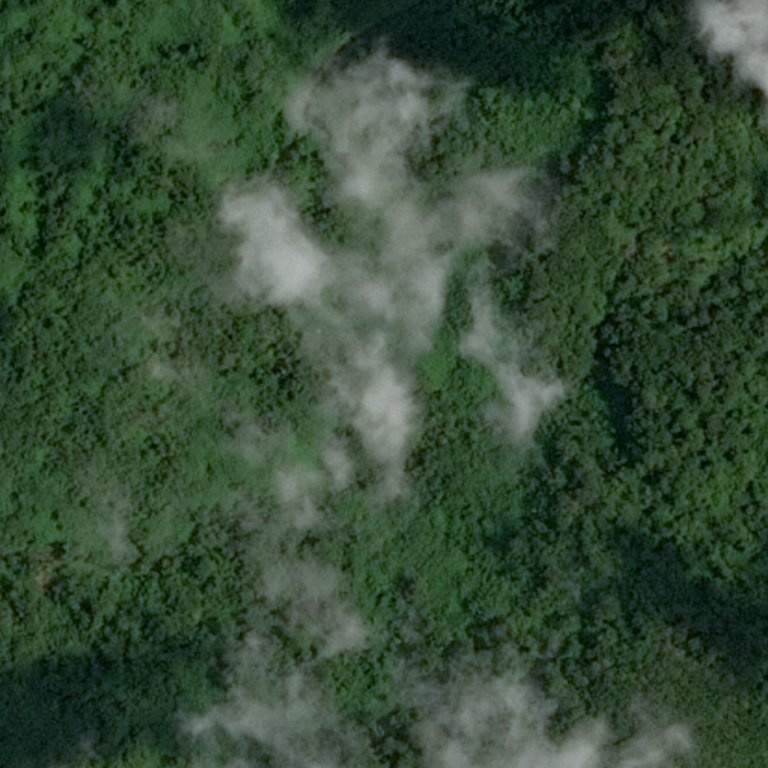
#> input picture HW_3/desert_forest/test_image_00.jpg, 768 x 768 px
$ jupyter execute homework_3.ipynb
#> lines starting #> are read from the running program, lines starting #| are printed output that depends on the picture; after the words box and inside, x2 and y2 are one past the last pixel; in counts of white or black regions, pixels touching at a corner belong together
# Homework 3

# Задача №1 - Лес или пустыня?

Часто при анализе изображений местности необходимо понять ее характер. В частности, если определить, что на изображении преобладет вода, то имеет смысл искать корабли на таком изображении. Если на картинке густой лес, то, возможно, это не лучшая зона для посадки дрона или беспилотника.

Ваша задача - написать программу, которая будет отличать лес от пустыни. В приложении можно найти реальные спутниковые снимки лесов и пустынь.

Примеры изображений:
<table><tr>
    <td>  </td>
    <td>  </td>
</tr></table>

[cell 1]
# Ваш код
import cv2
import numpy as np
import matplotlib.pyplot as plt

def classify_image(image_path):
#> called with image_path = 'desert_forest/test_image_00.jpg'
    image = cv2.imread(image_path)
#> image is the input picture: shape (768, 768, 3); mean B, G, R 54, 75.5, 54
    hsv_image = cv2.cvtColor(image, cv2.COLOR_BGR2HSV)
#> hsv_image: shape (768, 768, 3); mean H, S, V 61, 95.5, 75.5

    # диапазоны для классов местонсти
    forest_masks = cv2.inRange(hsv_image, np.array([20, 20, 20]), np.array([100, 255, 255]))
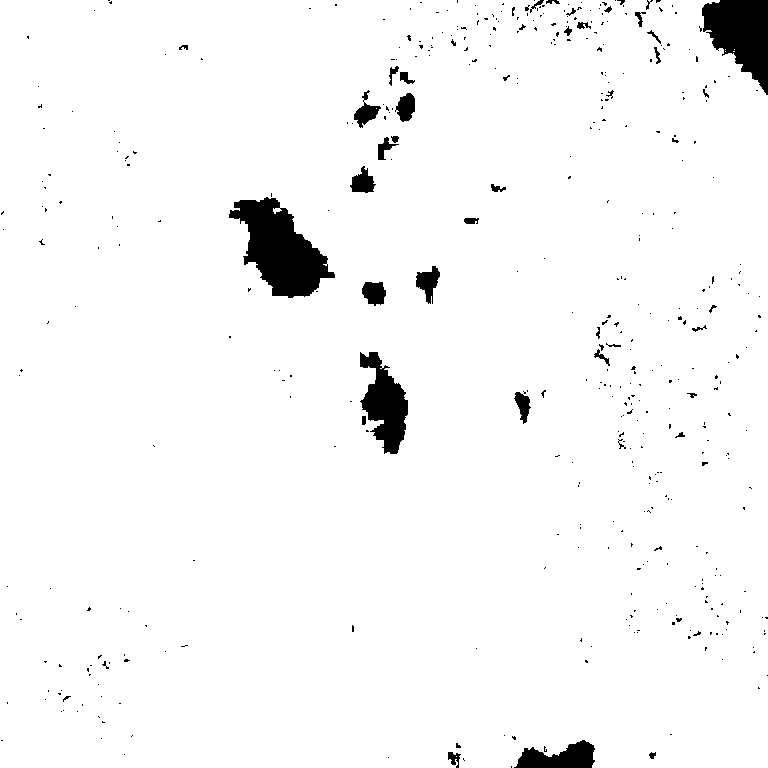
#> forest_masks: shape (768, 768); 96.7% white; 453 black regions (411 under 20 px), largest, box (x1, y1, x2, y2) and area: (229, 197, 335, 298) 5600, (702, 0, 768, 95) 3931, (360, 352, 408, 454) 2750
    desert_masks = cv2.inRange(hsv_image, np.array([10, 20, 20]), np.array([30, 255, 255]))
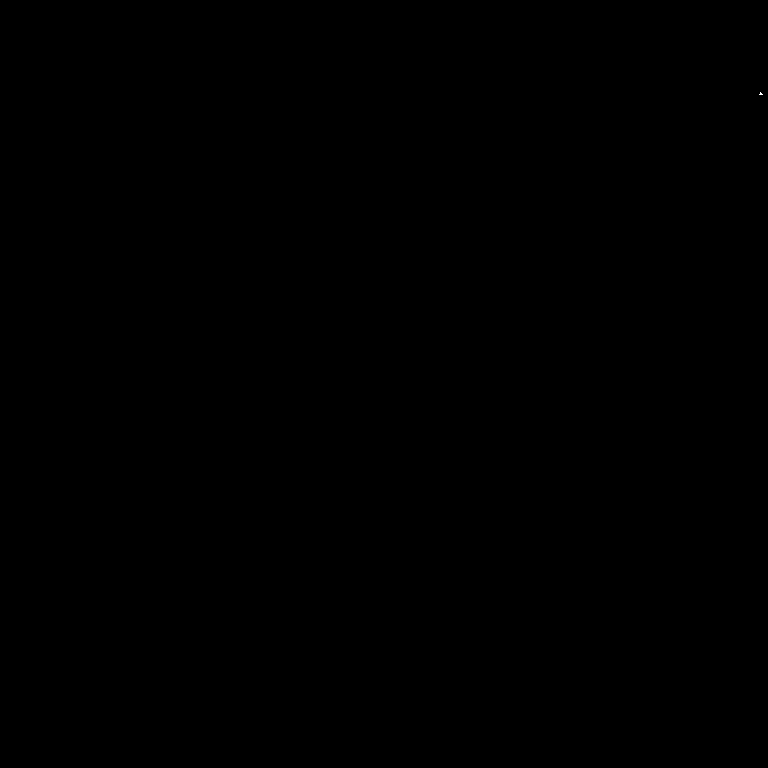
#> desert_masks: shape (768, 768); 0% white in thin lines or dots, all inside (x1, y1, x2, y2) = (759, 92, 763, 95)

    forest_count = cv2.countNonZero(forest_masks)
#> forest_count = 570573
    desert_count = cv2.countNonZero(desert_masks)
#> desert_count = 7

    # классификация
    classification = "forest" if forest_count > desert_count else "desert"
#> classification = 'forest'

    return classification, image, forest_masks, desert_masks

# тестовые изображения
images_path_forest = 'desert_forest/test_image_00.jpg'
classification_forest, image_forest, forest_mask_forest, desert_mask_forest = classify_image(images_path_forest)
#> classification_forest = 'forest'
print(f"Classification: {classification_forest}")
#| Classification: forest

images_path_desert = 'desert_forest/test_image_04.jpg'
classification_desert, image_desert, forest_mask_desert, desert_mask_desert = classify_image(images_path_desert)
#> call 2 of classify_image, with image_path = 'desert_forest/test_image_04.jpg'
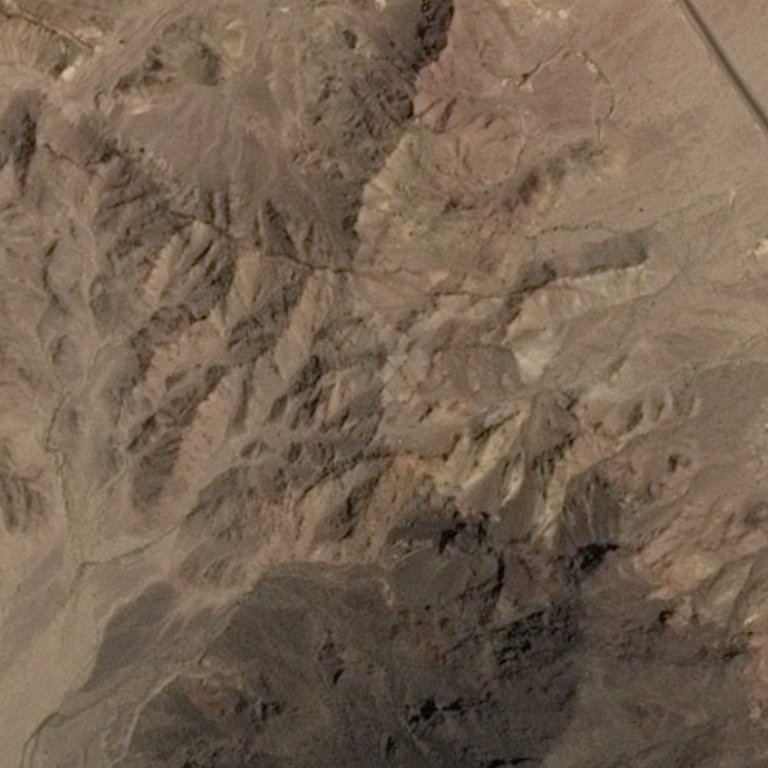
#> input picture HW_3/desert_forest/test_image_04.jpg, 768 x 768 px
#> in classify_image, image is the input picture: shape (768, 768, 3); mean B, G, R 81.2, 98.6, 117.3
#> in classify_image (call 2), `hsv_image = cv2.cvtColor(image, cv2.COLOR_BGR2HSV)`: hsv_image: shape (768, 768, 3); mean H, S, V 14.5, 78.7, 117.3
#> in classify_image (call 2), `forest_masks = cv2.inRange(hsv_image, np.array([20, 20, 20]), np.array..`:
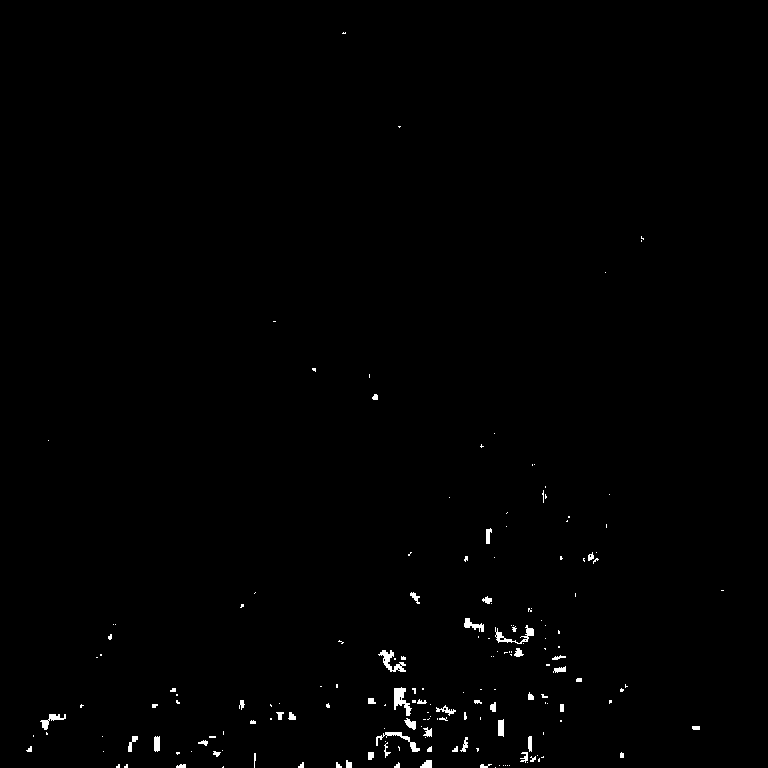
#> forest_masks: shape (768, 768); 0.64% white; 180 white regions (126 under 20 px), largest, box (x1, y1, x2, y2) and area: (394, 687, 412, 716) 253, (378, 650, 406, 672) 232, (495, 625, 534, 644) 213
#> in classify_image (call 2), `desert_masks = cv2.inRange(hsv_image, np.array([10, 20, 20]), np.array..`:
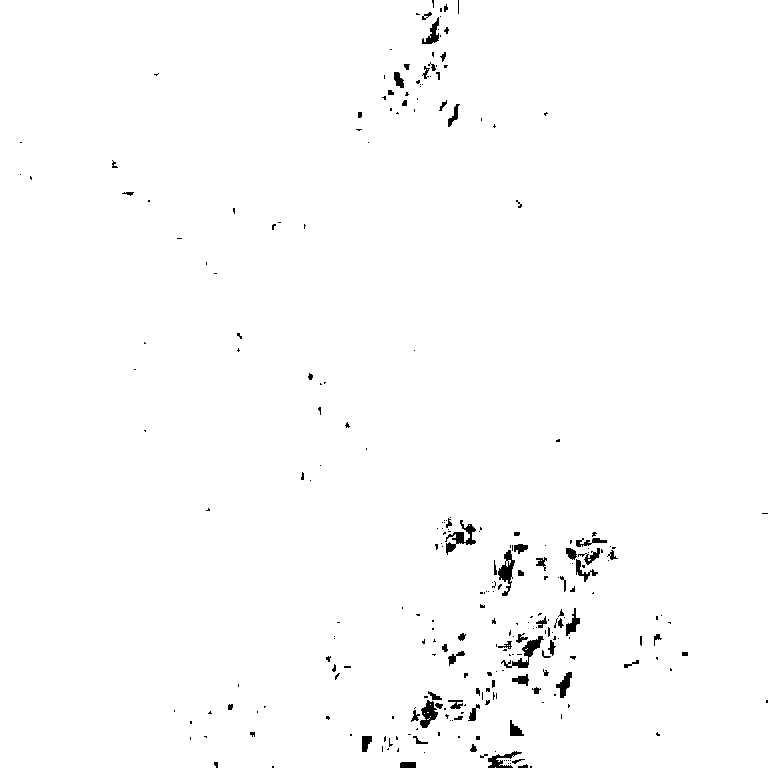
#> desert_masks: shape (768, 768); 98.9% white; 270 black regions (200 under 20 px), largest, box (x1, y1, x2, y2) and area: (445, 520, 476, 555) 363, (501, 636, 544, 668) 361, (498, 550, 515, 596) 339
#> in classify_image (call 2), `forest_count = cv2.countNonZero(forest_masks)`: forest_count = 3766
#> in classify_image (call 2), `desert_count = cv2.countNonZero(desert_masks)`: desert_count = 583417
#> in classify_image (call 2), `classification = "forest" if forest_count > desert_count else "desert"`: classification = 'desert'
#> classification_desert = 'desert'
print(f"Classification: {classification_desert}")
#| Classification: desert

# вывод изображений
def show_images(image, forest_mask, desert_mask, classification, title):
#> called with classification = 'forest', title = 'Test Image 00'
    plt.figure(figsize=(15, 10))
    plt.subplot(2, 2, 1)
    plt.imshow(cv2.cvtColor(image, cv2.COLOR_BGR2RGB))
    plt.title(f'{title} - Original Image')
    plt.axis('off')

    plt.subplot(2, 2, 2)
    plt.imshow(forest_mask, cmap='gray')
    plt.title('Forest Mask')
    plt.axis('off')

    plt.subplot(2, 2, 3)
    plt.imshow(desert_mask, cmap='gray')
    plt.title('Desert Mask')
    plt.axis('off')

    plt.subplot(2, 2, 4)
    plt.imshow(cv2.cvtColor(image, cv2.COLOR_BGR2RGB))
    plt.title(f'Classification: {classification}')
    plt.axis('off')

    plt.show()
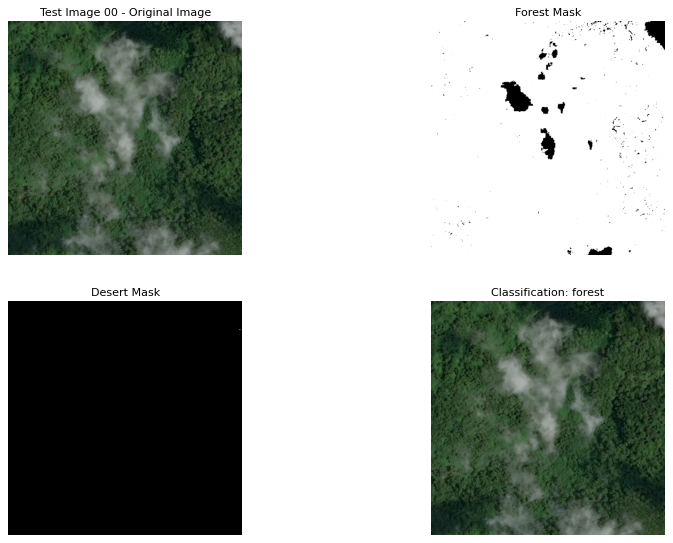
#> figure drawn by matplotlib, 4 panels

show_images(image_forest, forest_mask_forest, desert_mask_forest, classification_forest, 'Test Image 00')
show_images(image_desert, forest_mask_desert, desert_mask_desert, classification_desert, 'Test Image 04')
#> call 2 of show_images, with classification = 'desert', title = 'Test Image 04'
#> in show_images (call 2), `plt.show()`:
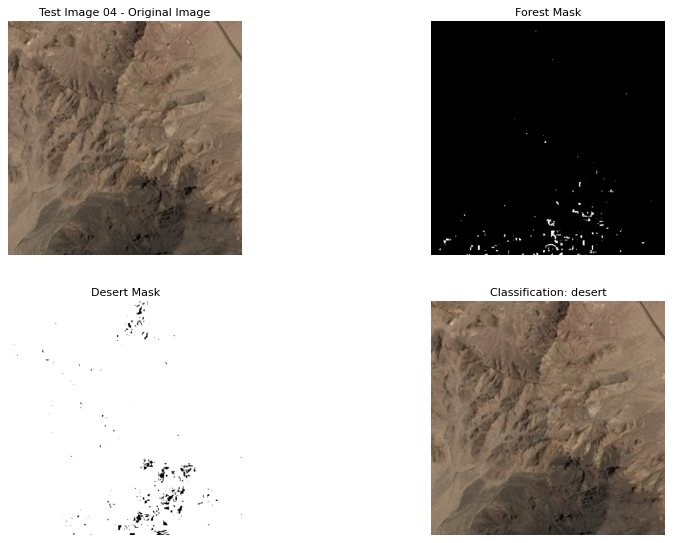
#> figure drawn by matplotlib, 4 panels
